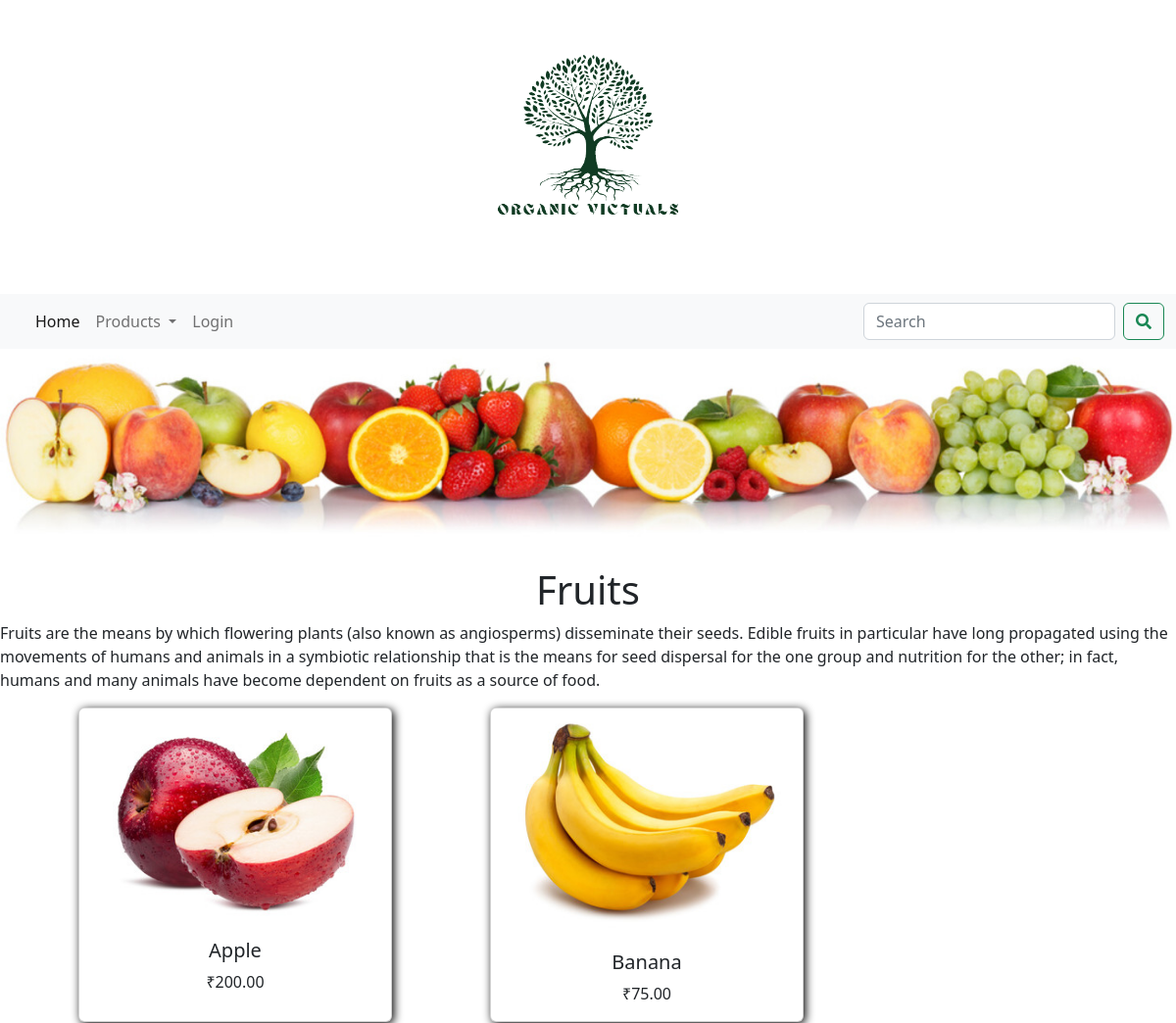
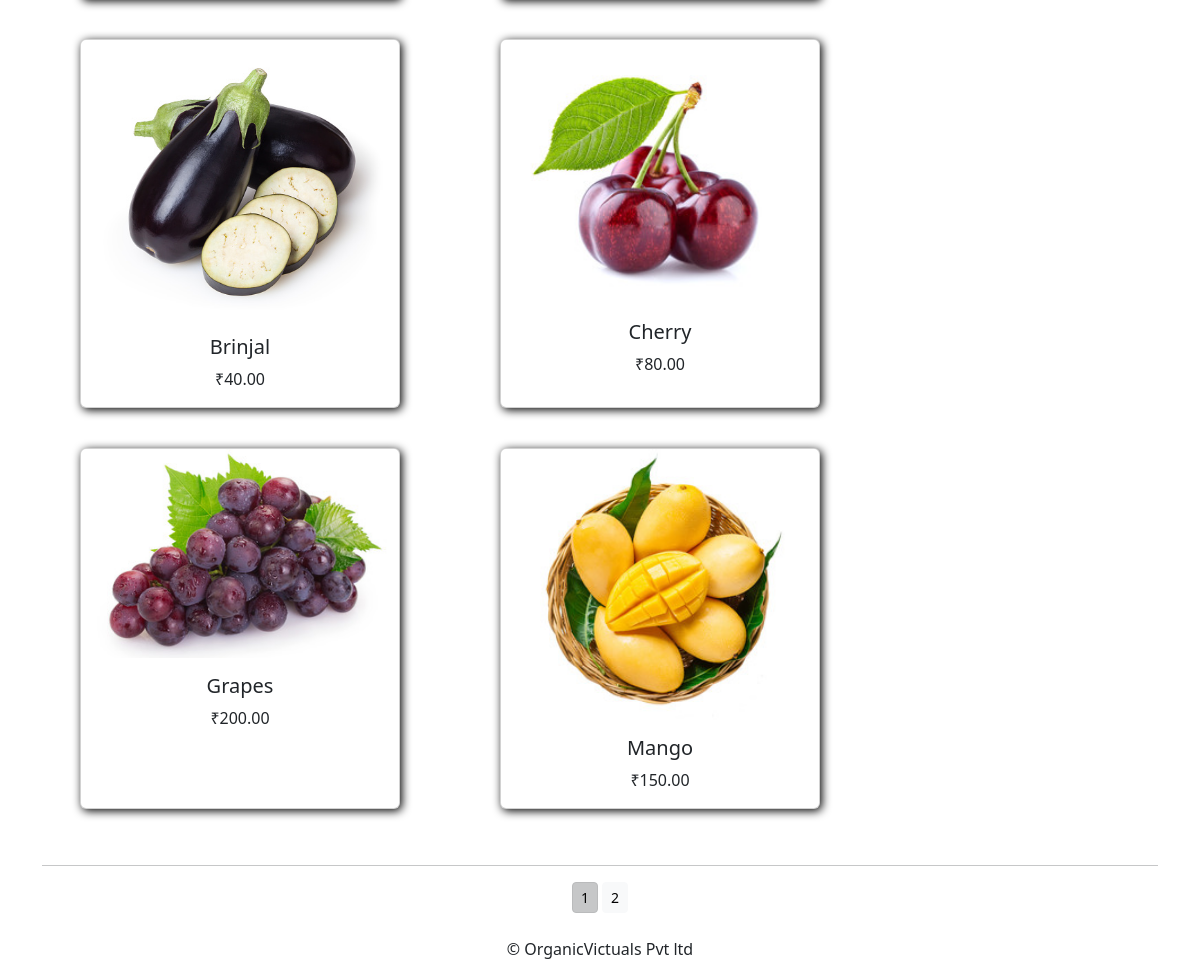
The app's page /store/fruits/ with its own data (2 pictures, top to bottom).
### store/models.py (models this page shows, shortened)
class Category(models.Model):
    name = models.CharField(max_length=250, unique=True)
    slug = models.SlugField(max_length=250, unique=True)
    description = models.TextField()
    image = models.ImageField(upload_to='category')
    class Meta:
        ordering = ('name',)
        verbose_name = 'category'
        verbose_name_plural = 'categories'
    def get_url(self):
        return reverse('store:products_category', args=[self.slug])

class Product(models.Model):
    name = models.CharField(max_length=250, unique=True)
    slug = models.SlugField(max_length=250, unique=True)
    description = models.TextField()
    image = models.ImageField(upload_to='product')
    category = models.ForeignKey(Category, on_delete=models.CASCADE)
    price = models.DecimalField(max_digits=10, decimal_places=2)
    stock = models.IntegerField()
    availability = models.BooleanField(default=True)
    created = models.DateTimeField(auto_now_add=True)
    updated = models.DateTimeField(auto_now=True)
    def get_url(self):
        return reverse('store:productDetails', args=[self.category.slug, self.slug])
    class Meta:
        ordering = ('name',)
        verbose_name = 'product'
        verbose_name_plural = 'products'

### store/views.py (the view)
# urls.py: path('', views.allCategory, name='allCategory'),
def allCategory(request, c_slug=None):
    c_page = None
    products_list = None
    if c_slug != None:
        c_page = get_object_or_404(Category, slug=c_slug)
        products_list = Product.objects.all().filter(category=c_page, availability=True)
    else:
        products_list = Product.objects.all().filter(availability = True)
    paginator = Paginator(products_list,6)
    try:
        page = int(request.GET.get('page', '1'))
    except:
        page = 1
    try:
        products = paginator.page(page)
    except (EmptyPage, InvalidPage):
        products = paginator.page(paginator.num_pages)
    return render(request, 'category.html', {'category':c_page, 'products':products})

### cart/context_processors.py (called while the page is built)
def counter(request):
    item_count = 0
    if 'admin' in request.path:
        return{}
    else:
        try:
            cart = Cart.objects.filter(cartid=cart_id(request))
            cart_items = CartItem.objects.all().filter(cart=cart[:1])
            for cart_item in cart_items:
                item_count += cart_item.quantity
        except Cart.DoesNotExist:
            item_count = 0
    return dict(item_count=item_count)

### cart/views.py (called while the page is built)
def cart_id(request):
    cart = request.session.session_key
    if not cart:
        cart = request.session.create()
    return cart

### store/context_processors.py (called while the page is built)
def menu_links(request):
    links = Category.objects.all()
    return dict(links=links)

### templates/category.html (shortened to what this page needs)
{% extends "base.html" %}
{% load static %}
{% block content %}
        <div>
            {% if category %}
                <img src="{{category.image.url}}" alt="{{category.name}}"  style="width: 100%";>
        </div>
        <br>
        <div>
            <h1>{{category.name}}</h1>
            <p>{{category.description}}</p>
        </div>
    {% endif %}
         <div class="container-lg">
                <div class="row">
                        {% for i in products %}
                        <div class="card" style="width: 20rem;">
                            <a href="{{i.get_url}}"> <img src="{{i.image.url}}" class="card-img-top" alt="{{i.name}}"></a>
                                <div class="card-body">
                                    <h5 class="card-title">{{i.name}}</h5>
                                    <p class="card-text">₹{{i.price}}</p>
                                </div>
                        </div>
                        {% endfor %}
                    </div>
                    <div class="mx-auto">
                        {% if products.paginator.num_pages > 1 %}
                        <hr>
                        <div class="text-center">
                            {% for pg in products.paginator.page_range %}
                            <a href="?page={{pg}}" class="btn btn-light btn-sm {% if products.number == pg %} active {% endif %}">{{pg}}</a>
                            {% endfor %}
                        </div>
                        {% endif %}
                    </div>
                    <br>
                </div>
{% endblock content %}

### static/css/mystyle.css (style rules this page uses)
.card { border-radius: 10px; margin: 10px 50px 40px; box-shadow: 2px 2px 10px black; }
.card-body { text-align: center; }
h1 { position: relative; text-align: center; }

### records on screen
Category: image (picture), name "Fruits", description "Fruits are the means by which flowering plants (also known as angiosperms) disseminate their seeds. Edible fruits in particular have long propagated using the movements of humans and animals in a symbiotic relationship that is the means for seed dispersal for the one group and nutrition for the other; in fact, humans and many animals have become dependent on fruits as a source of food."
Product: image (picture), name "Apple", price "200.00"
Product: image (picture), name "Banana", price "75.00"
Product: image (picture), name "Brinjal", price "40.00"
Product: image (picture), name "Cherry", price "80.00"
Product: image (picture), name "Grapes", price "200.00"
Product: image (picture), name "Mango", price "150.00"

### other values on screen
{{ pg }} "1" "2"
